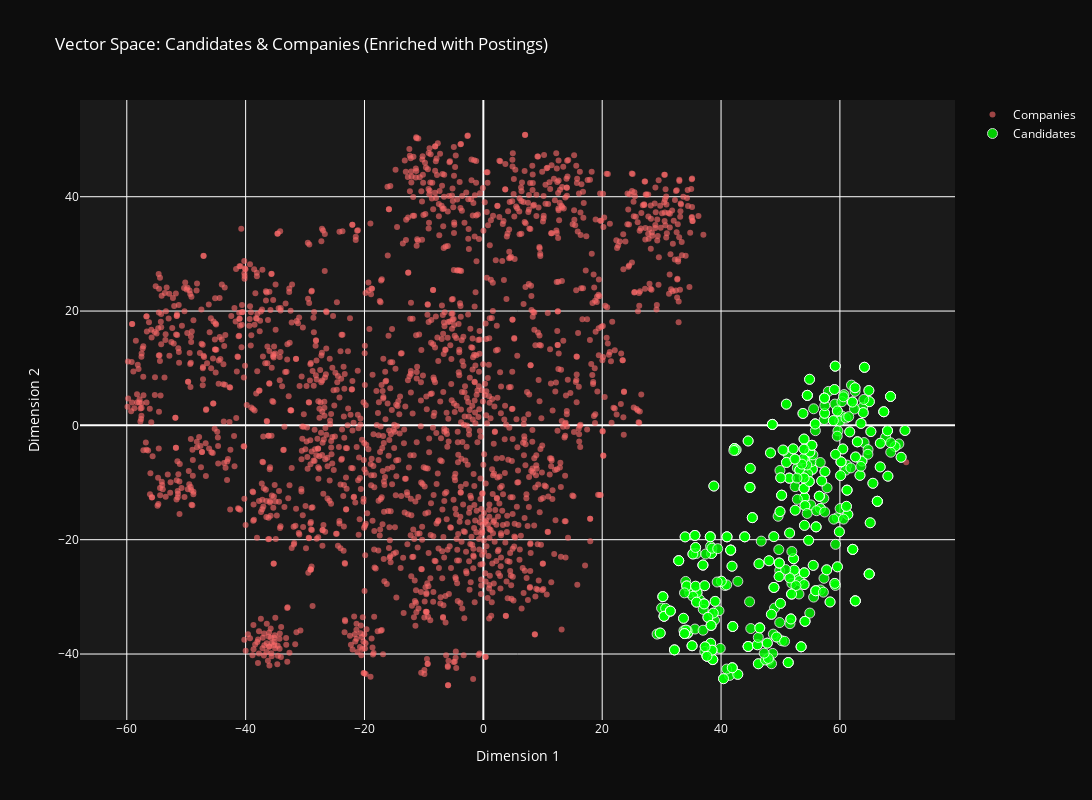

Notebook code for this chart:
### Code cell
# Create interactive plot
fig = go.Figure()

# Companies (red)
fig.add_trace(go.Scatter(
    x=comp_2d[:, 0],
    y=comp_2d[:, 1],
    mode='markers',
    name='Companies',
    marker=dict(size=6, color='#ff6b6b', opacity=0.6),
    text=[f"Company: {companies_full.iloc[i].get('name', 'N/A')[:30]}" 
          for i in range(n_comp_viz)],
    hovertemplate='<b>%{text}</b><extra></extra>'
))

# Candidates (green)
fig.add_trace(go.Scatter(
    x=cand_2d[:, 0],
    y=cand_2d[:, 1],
    mode='markers',
    name='Candidates',
    marker=dict(
        size=10,
        color='#00ff00',
        opacity=0.8,
        line=dict(width=1, color='white')
    ),
    text=[f"Candidate {i}" for i in range(n_cand_viz)],
    hovertemplate='<b>%{text}</b><extra></extra>'
))

fig.update_layout(
    title='Vector Space: Candidates & Companies (Enriched with Postings)',
    xaxis_title='Dimension 1',
    yaxis_title='Dimension 2',
    width=1200,
    height=800,
    plot_bgcolor='#1a1a1a',
    paper_bgcolor='#0d0d0d',
    font=dict(color='white')
)

fig.show()

print("\n✅ Visualization complete!")
print("💡 If green & red OVERLAP → Alignment worked!")

### Figure 1 — Plotly figure (JSON) as saved in the notebook; plotly's stock layout.template omitted (floating-point values rounded to 4 significant figures; data arrays with more than 128 entries replaced by an {"elided": "..."} marker saying what was removed)
{"data": [{"hovertemplate": "<b>%{text}</b><extra></extra>", "marker": {"color": "#ff6b6b", "opacity": 0.6, "size": 6}, "mode": "markers", "name": "Companies", "text": {"elided": "2000 str values"}, "type": "scatter", "x": {"elided": "2000 float values"}, "y": {"elided": "2000 float values"}}, {"hovertemplate": "<b>%{text}</b><extra></extra>", "marker": {"color": "#00ff00", "line": {"color": "white", "width": 1}, "opacity": 0.8, "size": 10}, "mode": "markers", "name": "Candidates", "text": {"elided": "500 str values"}, "type": "scatter", "x": {"elided": "500 float values"}, "y": {"elided": "500 float values"}}], "layout": {"font": {"color": "white"}, "height": 800, "paper_bgcolor": "#0d0d0d", "plot_bgcolor": "#1a1a1a", "title": {"text": "Vector Space: Candidates & Companies (Enriched with Postings)"}, "width": 1200, "xaxis": {"title": {"text": "Dimension 1"}}, "yaxis": {"title": {"text": "Dimension 2"}}}}
